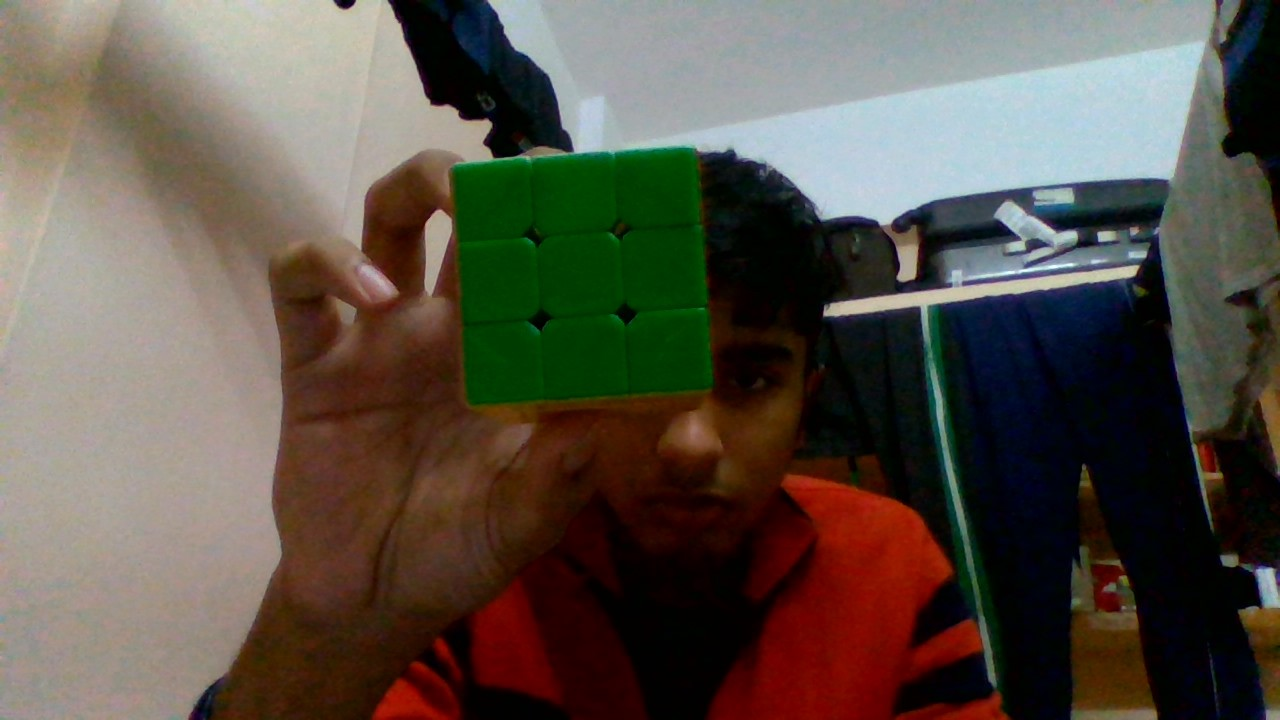
#> input picture testimages/cube.jpg, 1280 x 720 px, given in place of the camera
$ python edge_detection.py   (older library calls are emulated)
#> lines starting #> are read from the running program, lines starting #| are printed output that depends on the picture; after the words box and inside, x2 and y2 are one past the last pixel; in counts of white or black regions, pixels touching at a corner belong together
import cv2
import numpy as np
sigma=0.33
cap=cv2.VideoCapture(0)
while True:
    _,img=cap.read()
#> img is the input picture: shape (720, 1280, 3); mean B, G, R 72.1, 82, 90.2
    gray = cv2.cvtColor(img, cv2.COLOR_BGR2GRAY)
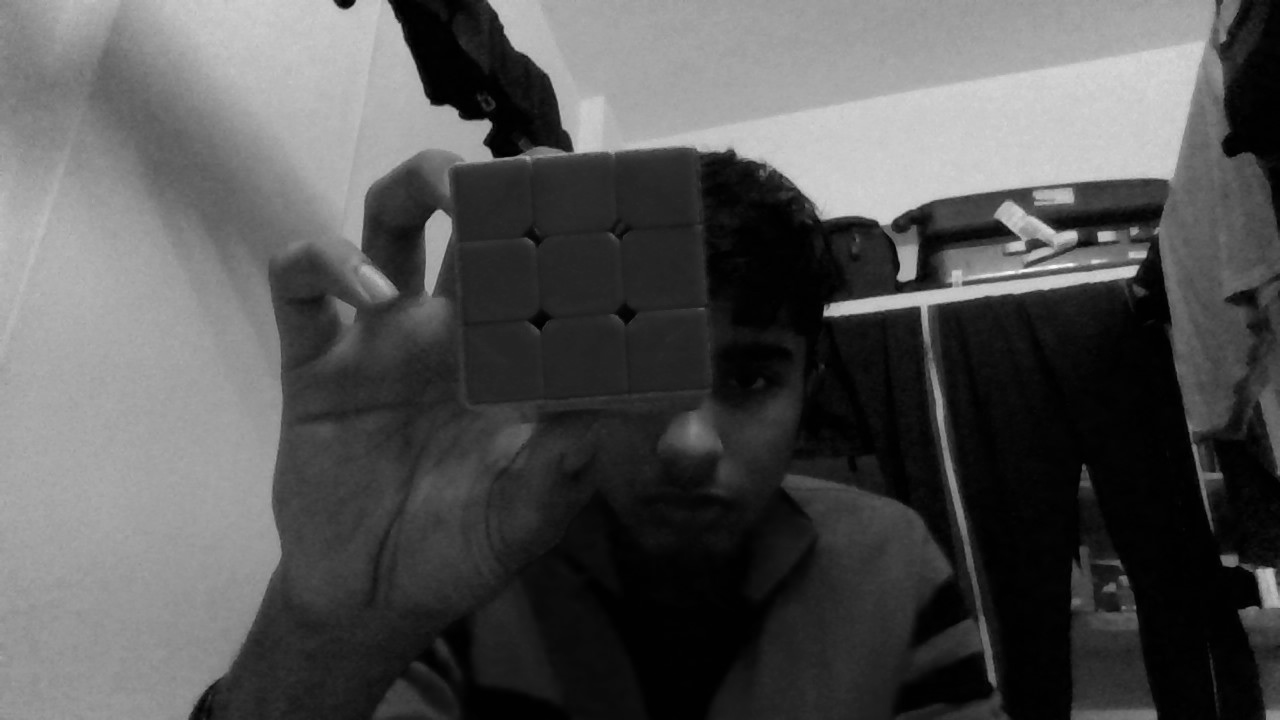
#> gray: shape (720, 1280); min 0, max 250, mean 83.3
    v = np.median(gray)
#> v = 56

    #---- apply automatic Canny edge detection using the computed median----
    lower = int(max(0, (1.0 - sigma) * v))
#> lower = 37
    upper = int(min(255, (1.0 + sigma) * v))
#> upper = 74
    edges = cv2.Canny(gray, 100, 150)
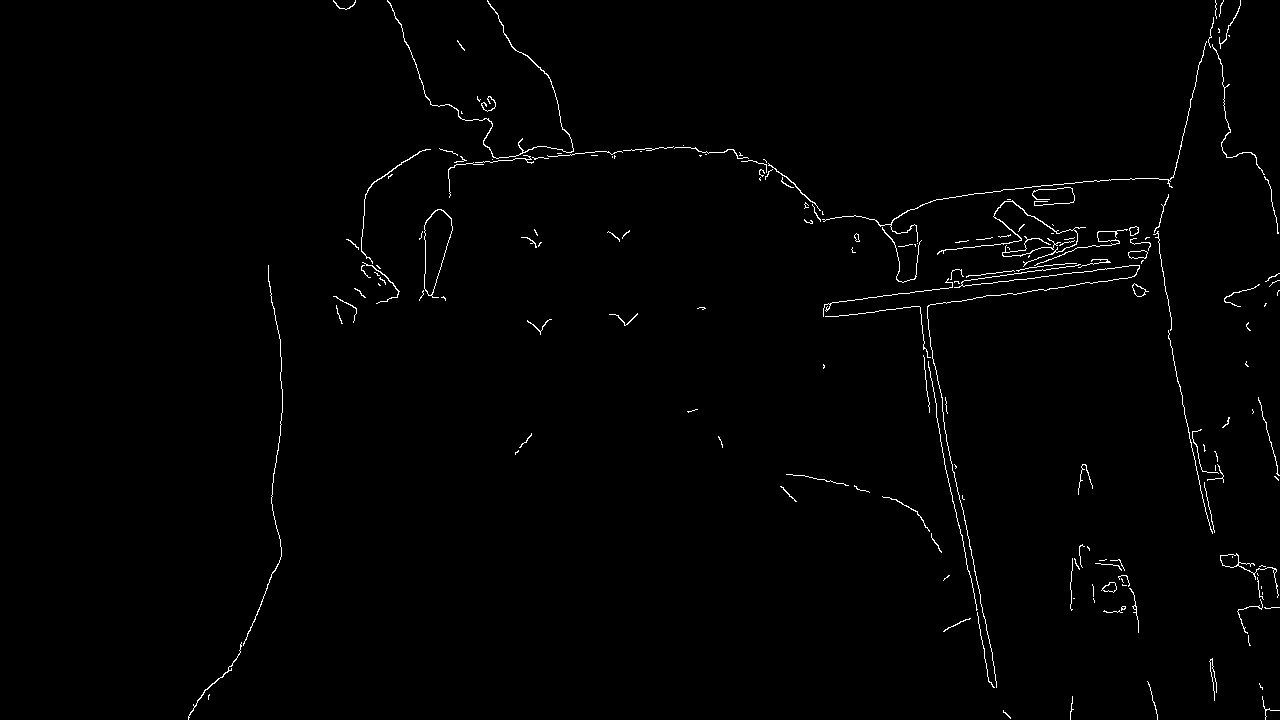
#> edges: shape (720, 1280); 1% white in thin lines or dots, all inside (x1, y1, x2, y2) = (188, 0, 1280, 720)
    kernel = np.ones((3, 3), np.uint8)
    edges = cv2.dilate(edges, kernel, iterations=2)
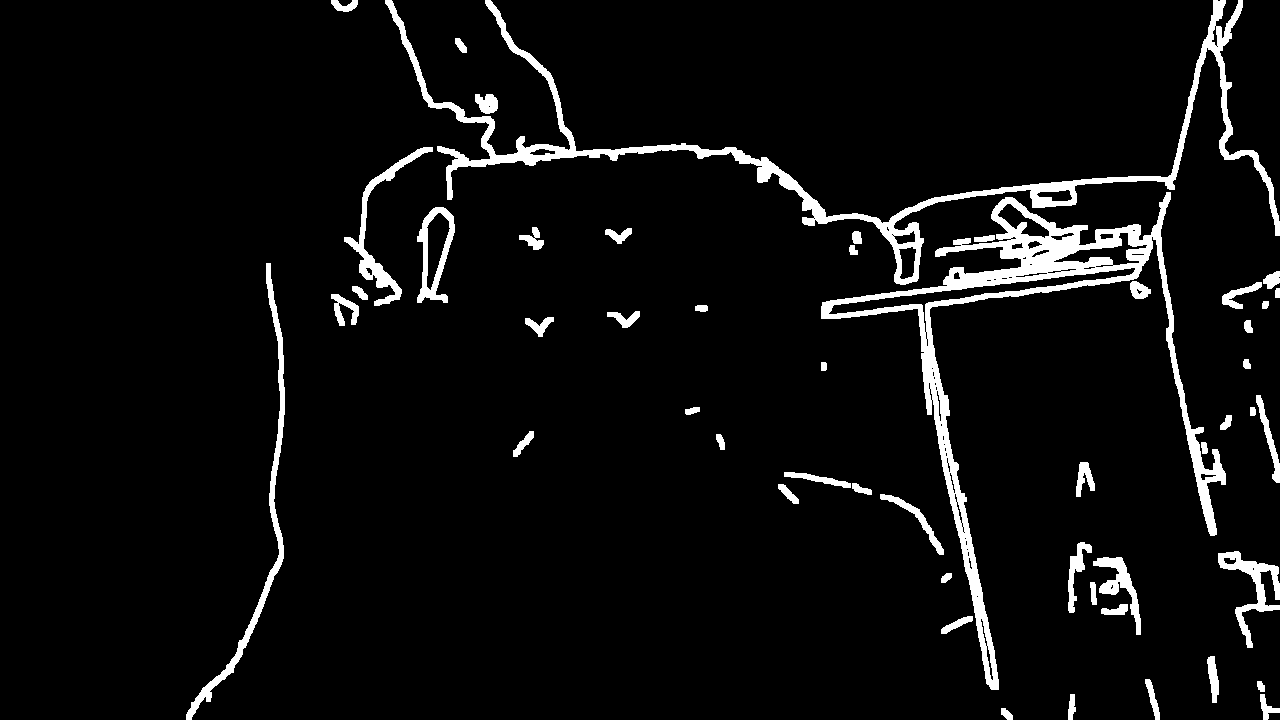
#> edges: shape (720, 1280); 5.3% white; 51 white regions
    cv2.imshow("edges",edges)
    img2, contours, hierarchy = cv2.findContours(edges, cv2.RETR_TREE, cv2.CHAIN_APPROX_SIMPLE)
#> contours = 123 contours, 40 with area under 20; largest, box (x1, y1, x2, y2) and area: (821, 192, 1226, 690) 21010, (385, 0, 1280, 285) 12895, (828, 267, 1136, 333) 2766, (186, 263, 285, 720) 2496, (417, 207, 455, 303) 2204
    cv2.drawContours(img,contours,-1,(255,0,0),3)
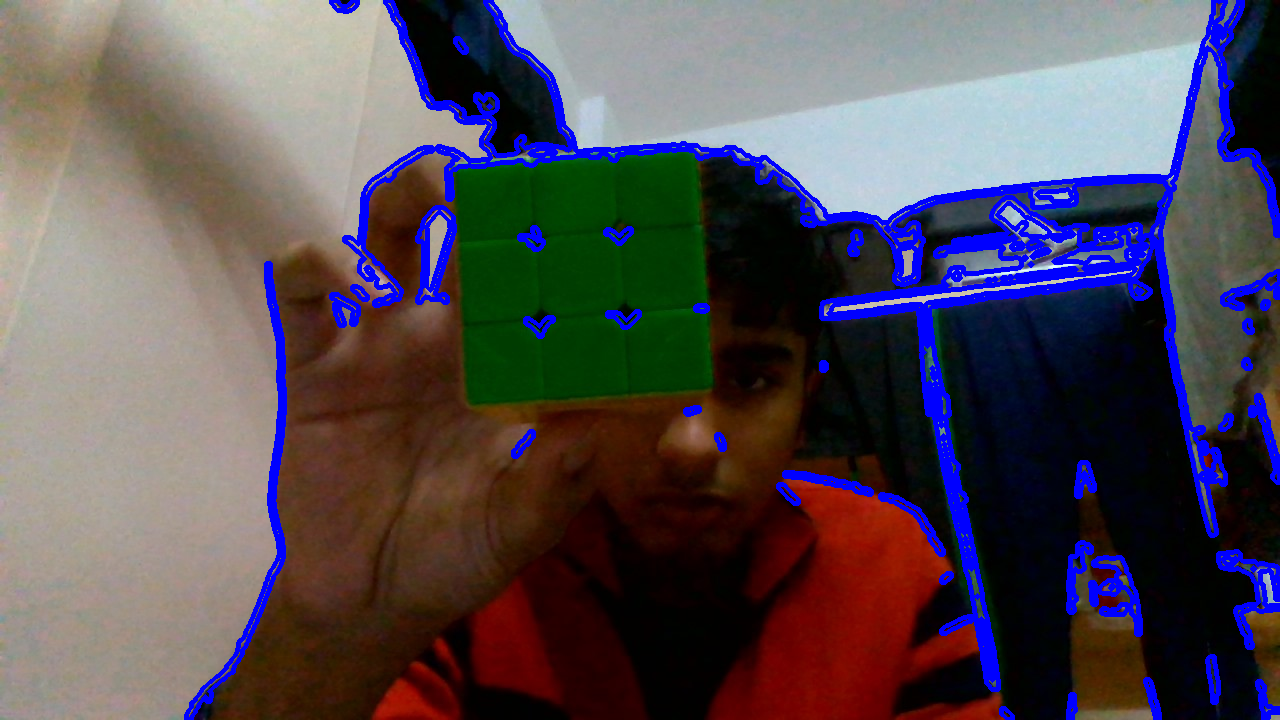
#> img: shape (720, 1280, 3); 7.24% of pixels changed, all inside (x1, y1, x2, y2) = (184, 0, 1280, 720)


    for cnt in contours:
        approx = cv2.approxPolyDP(cnt,0.01*cv2.arcLength(cnt,True),True) #Removes tiny deviations, tries to go for straight lines.

        if len(approx) == 4: #Lines, should be square.
            x, y, w, h = cv2.boundingRect(cnt)
            if w > 10:
                print("Width and height: ", w, h)
                image = img[y:y+h, x:x+w]
                cv2.imshow('area', image)
#> this loop made 123 passes
#> (approx, x, y) on passes 54, 57, 59, 60: ([[976, 596], [977, 595], [978, 596], [977, 597]], 976, 595), ([[966, 549], [967, 548], [968, 549], [967, 550]], 966, 548), ([[964, 538], [965, 537], [966, 538], [965, 539]], 964, 537), ([[963, 532], [964, 531], [965, 532], [964, 533]], 963, 531)
#> (x, y) on passes 71, 81, 110, 114, 115, 118: (943, 443), (931, 367), (488, 105), (892, 234), (891, 233), (813, 217)


    cv2.imshow('image', img)
    cv2.imshow('edges', edges)

    k=cv2.waitKey(1) & 0xff
#> (key Esc is pressed here)
    if k==27:#ESC is pressed
        break
cap.release()
cv2.destroyAllWindows()

$ run again, on testimages/houghlines3.jpg
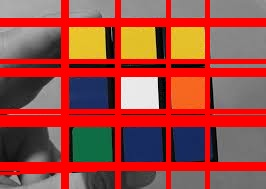
#> input picture testimages/houghlines3.jpg, 266 x 189 px, given in place of the camera
#> img is the input picture: shape (189, 266, 3); mean B, G, R 65.2, 73.9, 158.2
#> v = 77
#> lower = 51
#> upper = 102
#> `edges = cv2.dilate(edges, kernel, iterations=2)`:
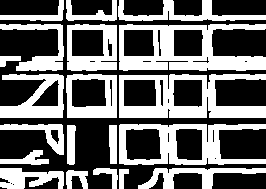
#> edges: shape (189, 266); 42.5% white; 20 white regions
#> contours = 44 contours, 8 with area under 20; largest, box (x1, y1, x2, y2) and area: (119, 24, 266, 71) 4938, (119, 74, 266, 118) 4682, (119, 124, 266, 165) 4252, (67, 24, 117, 71) 2160, (66, 74, 117, 118) 2097
#> `cv2.drawContours(img,contours,-1,(255,0,0),3)`:
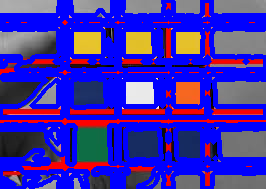
#> img: shape (189, 266, 3); mean B, G, R 174.2, 42.4, 62.6
#> the loop `for cnt in contours:` made 44 passes
#> (approx, x, y, w, h) on passes 6, 7, 9, 12, 24, 36: ([[12, 184], [13, 183], [14, 184], [13, 185]], 12, 183, 3, 3), ([[10, 183], [11, 182], [12, 183], [11, 184]], 10, 182, 3, 3), ([[109, 125], [110, 163], [116, 163], [116, 125]], 109, 125, 8, 39), ([[214, 158], [215, 157], [216, 158], [215, 159]], 214, 157, 3, 3), ([[67, 75], [67, 117], [116, 117], [116, 75]], 66, 74, 51, 44), ([[123, 30], [152, 29], [154, 55], [124, 56]], 123, 29, 32, 28)
#> (printed output is left out)

$ run again, on testimages/hsvmap.png
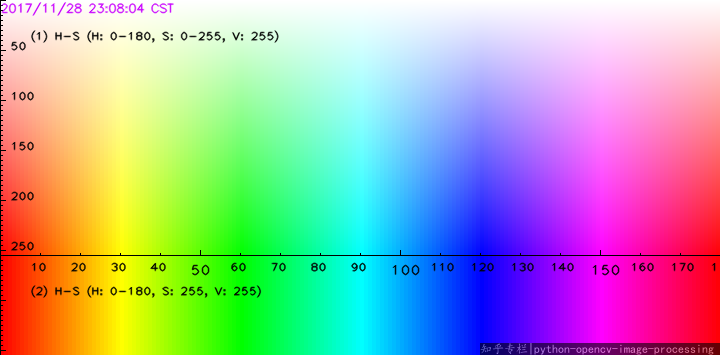
#> input picture testimages/hsvmap.png, 720 x 355 px, given in place of the camera
#> img is the input picture: shape (355, 720, 3); mean B, G, R 170.7, 171.1, 169.8
#> v = 181
#> lower = 121
#> upper = 240
#> `edges = cv2.dilate(edges, kernel, iterations=2)`:
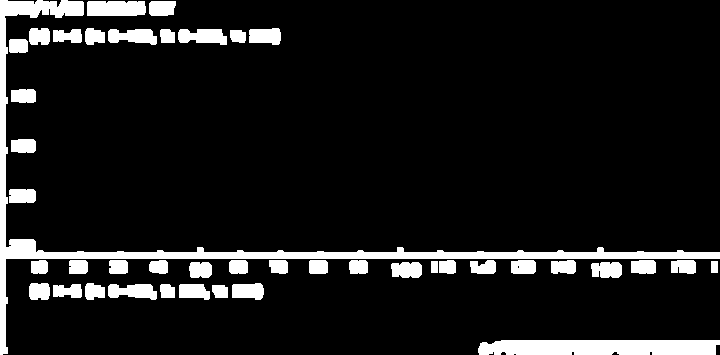
#> edges: shape (355, 720); 10.1% white; 43 white regions
#> contours = 44 contours, 1 with area under 20; largest, box (x1, y1, x2, y2) and area: (0, 0, 720, 355) 7763, (478, 340, 720, 355) 3218, (87, 1, 146, 16) 788, (178, 29, 227, 45) 544, (108, 284, 157, 300) 522
#> `cv2.drawContours(img,contours,-1,(255,0,0),3)`:
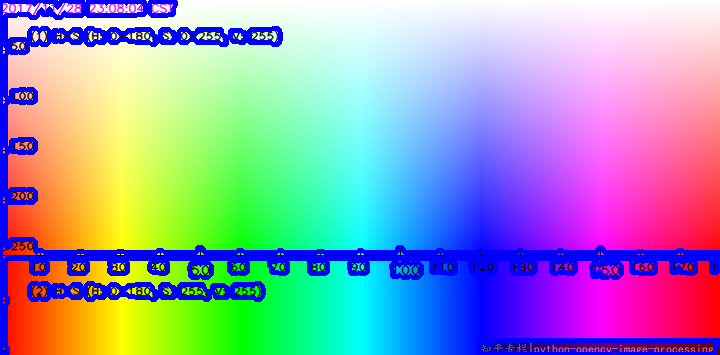
#> img: shape (355, 720, 3); 10.14% of pixels changed, all inside (x1, y1, x2, y2) = (0, 0, 720, 355)
#> the loop `for cnt in contours:` made 44 passes
#> (approx, x, y, w, h) on passes 1, 13, 14: ([[478, 352], [715, 354], [719, 340], [480, 343]], 478, 340, 242, 15), ([[711, 261], [711, 272], [717, 272], [717, 261]], 711, 261, 7, 12), ([[431, 261], [431, 272], [437, 272], [437, 261]], 431, 261, 7, 12)
#> (printed output is left out)
